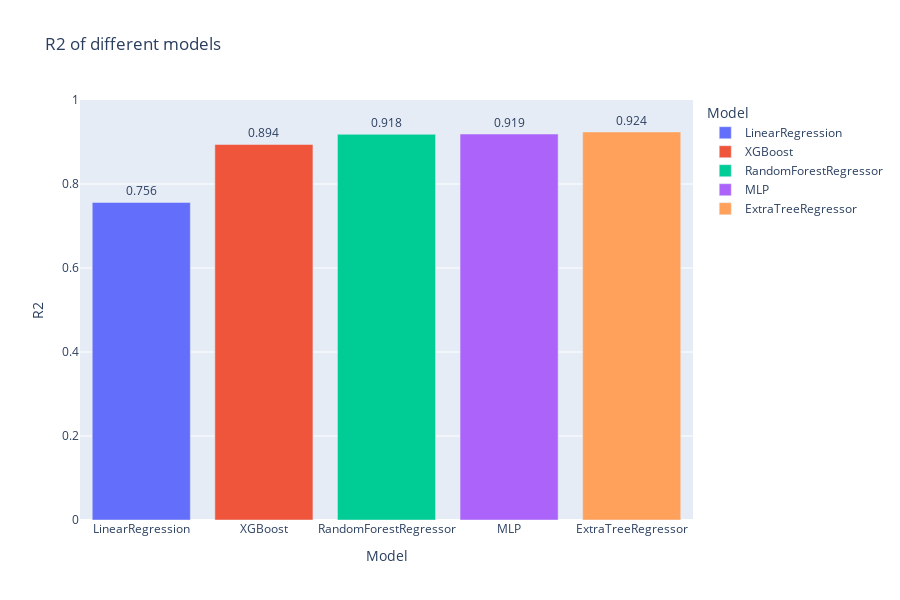

This figure's notebook cell:
### Code cell
fig = px.bar(r2, x='Model', y='R2', title='R2 of different models', color='Model', text='R2')
fig.update_traces(texttemplate='%{text:.3f}', textposition='outside')
#scale y-axis
fig.update_yaxes(range=[0,1])
#aumentar a altura do gráfico
fig.update_layout(height=600)
fig.show()

### Figure 1 — Plotly figure (JSON) as saved in the notebook; plotly's stock layout.template omitted (floating-point values rounded to 4 significant figures)
{"data": [{"alignmentgroup": "True", "hovertemplate": "Model=%{x}<br>R2=%{text}<extra></extra>", "legendgroup": "LinearRegression", "marker": {"color": "#636efa", "pattern": {"shape": ""}}, "name": "LinearRegression", "offsetgroup": "LinearRegression", "orientation": "v", "showlegend": true, "text": [0.7561], "textposition": "outside", "texttemplate": "%{text:.3f}", "type": "bar", "x": ["LinearRegression"], "xaxis": "x", "y": [0.7561], "yaxis": "y"}, {"alignmentgroup": "True", "hovertemplate": "Model=%{x}<br>R2=%{text}<extra></extra>", "legendgroup": "XGBoost", "marker": {"color": "#EF553B", "pattern": {"shape": ""}}, "name": "XGBoost", "offsetgroup": "XGBoost", "orientation": "v", "showlegend": true, "text": [0.8942], "textposition": "outside", "texttemplate": "%{text:.3f}", "type": "bar", "x": ["XGBoost"], "xaxis": "x", "y": [0.8942], "yaxis": "y"}, {"alignmentgroup": "True", "hovertemplate": "Model=%{x}<br>R2=%{text}<extra></extra>", "legendgroup": "RandomForestRegressor", "marker": {"color": "#00cc96", "pattern": {"shape": ""}}, "name": "RandomForestRegressor", "offsetgroup": "RandomForestRegressor", "orientation": "v", "showlegend": true, "text": [0.9184], "textposition": "outside", "texttemplate": "%{text:.3f}", "type": "bar", "x": ["RandomForestRegressor"], "xaxis": "x", "y": [0.9184], "yaxis": "y"}, {"alignmentgroup": "True", "hovertemplate": "Model=%{x}<br>R2=%{text}<extra></extra>", "legendgroup": "MLP", "marker": {"color": "#ab63fa", "pattern": {"shape": ""}}, "name": "MLP", "offsetgroup": "MLP", "orientation": "v", "showlegend": true, "text": [0.9189], "textposition": "outside", "texttemplate": "%{text:.3f}", "type": "bar", "x": ["MLP"], "xaxis": "x", "y": [0.9189], "yaxis": "y"}, {"alignmentgroup": "True", "hovertemplate": "Model=%{x}<br>R2=%{text}<extra></extra>", "legendgroup": "ExtraTreeRegressor", "marker": {"color": "#FFA15A", "pattern": {"shape": ""}}, "name": "ExtraTreeRegressor", "offsetgroup": "ExtraTreeRegressor", "orientation": "v", "showlegend": true, "text": [0.9239], "textposition": "outside", "texttemplate": "%{text:.3f}", "type": "bar", "x": ["ExtraTreeRegressor"], "xaxis": "x", "y": [0.9239], "yaxis": "y"}], "layout": {"barmode": "relative", "height": 600, "legend": {"title": {"text": "Model"}, "tracegroupgap": 0}, "title": {"text": "R2 of different models"}, "xaxis": {"anchor": "y", "categoryarray": ["LinearRegression", "XGBoost", "RandomForestRegressor", "MLP", "ExtraTreeRegressor"], "categoryorder": "array", "domain": [0, 1], "title": {"text": "Model"}}, "yaxis": {"anchor": "x", "domain": [0, 1], "range": [0, 1], "title": {"text": "R2"}}}}
